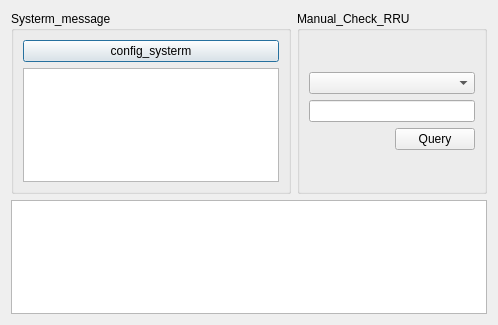
<?xml version="1.0" encoding="UTF-8"?>
<ui version="4.0">
 <class>SystermMainWindow</class>
 <widget class="QDialog" name="SystermMainWindow">
  <property name="geometry">
   <rect>
    <x>0</x>
    <y>0</y>
    <width>498</width>
    <height>325</height>
   </rect>
  </property>
  <property name="windowTitle">
   <string>Dialog</string>
  </property>
  <layout class="QGridLayout" name="gridLayout">
   <item row="0" column="0">
    <layout class="QVBoxLayout" name="verticalLayout_4">
     <item>
      <layout class="QHBoxLayout" name="horizontalLayout">
       <item>
        <widget class="QGroupBox" name="groupBox">
         <property name="title">
          <string>Systerm_message</string>
         </property>
         <layout class="QVBoxLayout" name="verticalLayout">
          <item>
           <widget class="QPushButton" name="pushButton">
            <property name="text">
             <string>config_systerm</string>
            </property>
           </widget>
          </item>
          <item>
           <widget class="QTextBrowser" name="textBrowser_2"/>
          </item>
         </layout>
        </widget>
       </item>
       <item>
        <widget class="QGroupBox" name="groupBox_2">
         <property name="title">
          <string>Manual_Check_RRU</string>
         </property>
         <layout class="QVBoxLayout" name="verticalLayout_3">
          <item>
           <layout class="QVBoxLayout" name="verticalLayout_2">
            <item>
             <widget class="QComboBox" name="comboBox"/>
            </item>
            <item>
             <widget class="QLineEdit" name="lineEdit"/>
            </item>
            <item>
             <layout class="QHBoxLayout" name="horizontalLayout_2">
              <item>
               <spacer name="horizontalSpacer">
                <property name="orientation">
                 <enum>Qt::Horizontal</enum>
                </property>
                <property name="sizeHint" stdset="0">
                 <size>
                  <width>40</width>
                  <height>20</height>
                 </size>
                </property>
               </spacer>
              </item>
              <item>
               <widget class="QPushButton" name="pushButton_2">
                <property name="text">
                 <string>Query</string>
                </property>
               </widget>
              </item>
             </layout>
            </item>
           </layout>
          </item>
         </layout>
        </widget>
       </item>
      </layout>
     </item>
     <item>
      <widget class="QTextBrowser" name="textBrowser"/>
     </item>
    </layout>
   </item>
  </layout>
 </widget>
 <resources/>
 <connections/>
</ui>
